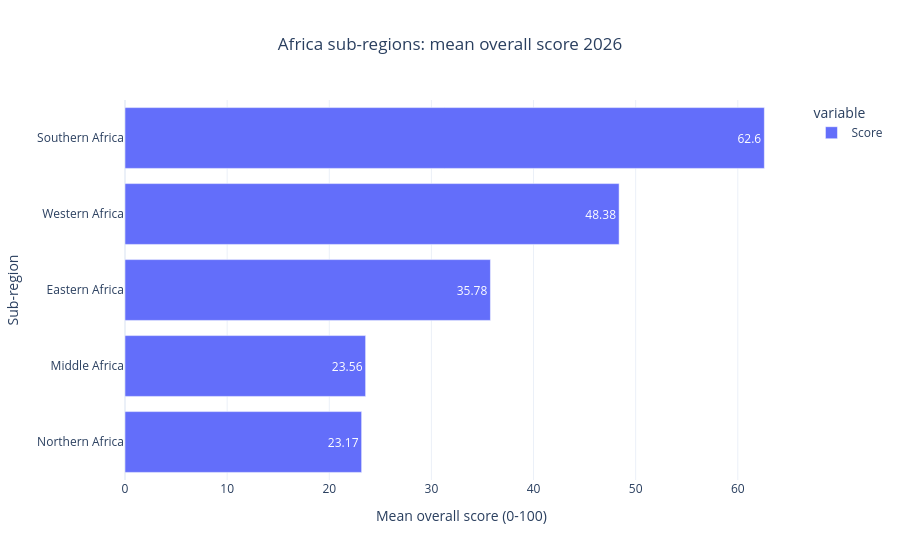

The notebook cell saved with this chart:
### Markdown cell above
## 7. Africa's sub-regions — standing and movers

**Question:** what is the 2026 sub-regional ranking, and who changed most?

**Method:** rank by 2026 mean and plot the change since 2013.

### Code cell
sub_2026 = africa_total[africa_total['Year'] == 2026].groupby('subregion')['Score'].mean().round(2).sort_values()
print('Sub-region means, 2026:')
print(sub_2026.to_string())

fig = px.bar(
    sub_2026,
    orientation='h',
    title='Africa sub-regions: mean overall score 2026',
    labels={'value': 'Mean overall score (0-100)', 'subregion': 'Sub-region'},
    text_auto=True,
)
fig.update_layout(template='plotly_white', title_x=0.5)
fig.show()

### Figure 1 — Plotly figure (JSON) as saved in the notebook; plotly's stock layout.template omitted (floating-point values rounded to 4 significant figures)
{"data": [{"hovertemplate": "variable=Score<br>Mean overall score (0-100)=%{x}<br>Sub-region=%{y}<extra></extra>", "legendgroup": "Score", "marker": {"color": "#636efa", "pattern": {"shape": ""}}, "name": "Score", "orientation": "h", "showlegend": true, "textposition": "auto", "texttemplate": "%{x}", "type": "bar", "x": [23.17, 23.56, 35.78, 48.38, 62.6], "xaxis": "x", "y": ["Northern Africa", "Middle Africa", "Eastern Africa", "Western Africa", "Southern Africa"], "yaxis": "y"}], "layout": {"barmode": "relative", "legend": {"title": {"text": "variable"}, "tracegroupgap": 0}, "title": {"text": "Africa sub-regions: mean overall score 2026", "x": 0.5}, "xaxis": {"anchor": "y", "domain": [0.0, 1.0], "title": {"text": "Mean overall score (0-100)"}}, "yaxis": {"anchor": "x", "domain": [0.0, 1.0], "title": {"text": "Sub-region"}}}}
